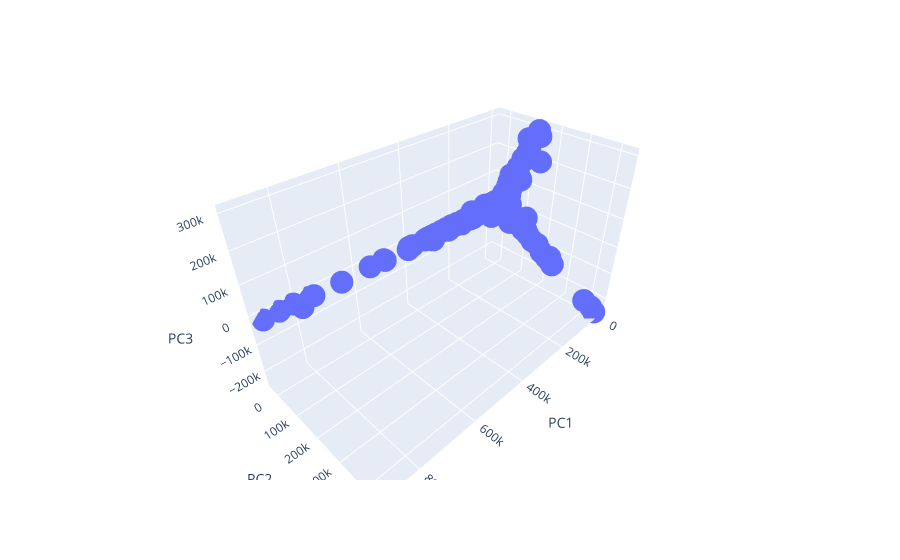

The notebook cell this image was saved under:
### Code cell
fig = px.scatter_3d(pca_df, x='PC1', y='PC2', z='PC3')
fig.show()

### Figure 1 — Plotly figure (JSON) as saved in the notebook; plotly's stock layout.template omitted (floating-point values rounded to 4 significant figures; data arrays with more than 128 entries replaced by an {"elided": "..."} marker saying what was removed)
{"data": [{"hovertemplate": "PC1=%{x}<br>PC2=%{y}<br>PC3=%{z}<extra></extra>", "legendgroup": "", "marker": {"color": "#636efa", "symbol": "circle"}, "mode": "markers", "name": "", "scene": "scene", "showlegend": false, "type": "scatter3d", "x": {"elided": "9923 float values"}, "y": {"elided": "9923 float values"}, "z": {"elided": "9923 float values"}}], "layout": {"legend": {"tracegroupgap": 0}, "margin": {"t": 60}, "scene": {"domain": {"x": [0, 1], "y": [0, 1]}, "xaxis": {"title": {"text": "PC1"}}, "yaxis": {"title": {"text": "PC2"}}, "zaxis": {"title": {"text": "PC3"}}}}}
